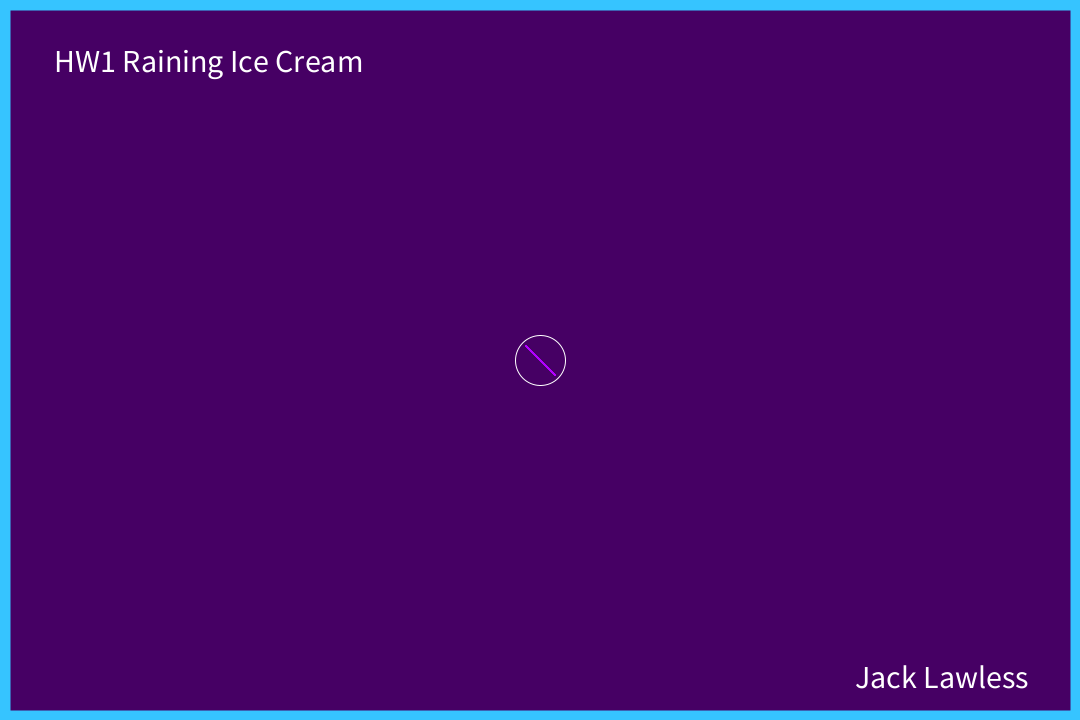
Frame 1 (no input)
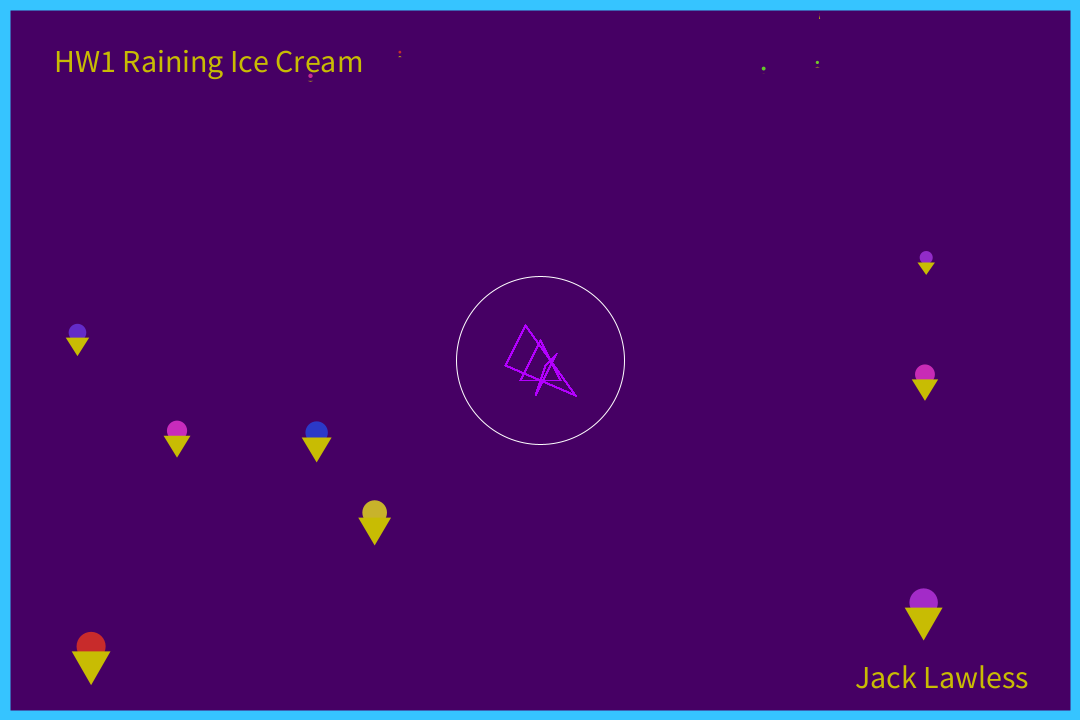
Frame 60 (the mouse pressed at the canvas centre just before this capture)
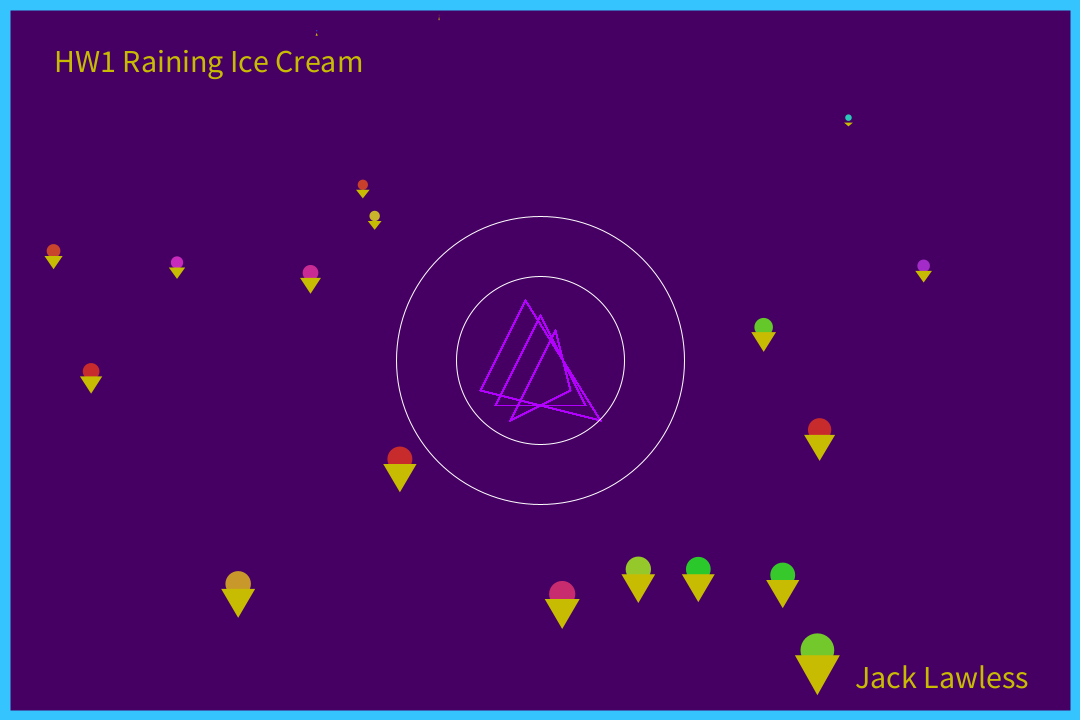
Frame 120 (the mouse held since frame 60 and released just before this capture)

The Processing sketch that drew these frames (run headless with seeded random() and noise(); from frame 60 on, the mouse is pressed at the canvas centre):

// Processing sketch: Ice_Cream_Rain
// ── Ice_Cream_Rain.pde
//Creative Coding II 8/28/2019
Drop[] drops = new Drop[25];
int dim;
float posx;
float posy;

Triangle[] triangles = new Triangle[100];
float movex;
float movey;

ArrayList<Ball> balls;
int ballWidth = 48;

void setup()
{
  colorMode(HSB);
  size(1080, 720);
  
  for (int i = 0; i < drops.length; i++){
    drops[i] = new Drop();
  }
  for(int i = 0; i < triangles.length; i++)
  {
    triangles[i] = new Triangle();
  }
  
  balls = new ArrayList<Ball>();
  
  // Start by adding one element
  balls.add(new Ball(width/2, height/2, ballWidth));
}

void draw()
{
  colorMode(HSB);
  background(200, 300, 100);
  stroke(140,200,300);
  strokeWeight(20);
  noFill();
  rect(width, height, -width, -height);
  textSize(32);
  text("Jack Lawless", width-225, height - 32);
  text("HW1 Raining Ice Cream", width*0.05, height*0.1);
  noStroke();
  for(int i = 0; i < drops.length; i++){
    drops[i].fall();
    drops[i].show();
  }
  //noFill();
  //stroke(220, 300, 250);
  //strokeWeight(6);
  //rect(0, 0, width, height);
  float r = 0;
  
  if(r>359){
  r = 0;
  }
  pushMatrix();
  translate(width/2, height/2);
  rotate(degrees(r));
  noFill();
  stroke(0);
 
  for(int i = 0; i<triangles.length; i++)
  {
   
   // triangles[i].display(160, 255, 255, movex, movey);
    triangles[i].display(200, 255, 255, -movex, -movey);

  }
  
  if(movex>width/4)
  {
    movex = 0;
    movey = 0;
  }
  movex += 5;
  movey += 5;
  r+=1;
  popMatrix();
  for (int i = balls.size()-1; i >= 0; i--) { 
    // An ArrayList doesn't know what it is storing so we have to cast the object coming out
    Ball ball = balls.get(i);
    ball.move();
    ball.display();
    if (ball.finished()) {
      // Items can be deleted with remove()
      balls.remove(i);
    }
    
  }  
 
}
void mousePressed() {
  // A new ball object is added to the ArrayList (by default to the end)
  balls.add(new Ball(mouseX, mouseY, ballWidth));
}

// ── Ball.pde
class Ball {
  
  float x;
  float y;
  float speed;
  float gravity;
  float w;
  float life = 255;
  
  Ball(float tempX, float tempY, float tempW) {
    x = tempX;
    y = tempY;
    w = tempW;
    speed = 0;
    gravity = 0.1;
  }
  
    void move() {
    // Add gravity to speed
    //speed = speed + gravity;
    // Add speed to y location
   // y = y + speed;
    // If square reaches the bottom
    // Reverse speed
    //if (y > height) {
      // Dampening
     //speed = speed * -0.8;
      //y = height;
    //}
    w += 2;
  }
  
  boolean finished() {
    // Balls fade out
    //life--;
    if (w >width) {
      return true;
    } else {
      return false;
    }
  }
  
  void display() {
    // Display the circle
    noFill();
    stroke(255);
    //stroke(0,life);
    ellipse(x,y,w,w);
  }
}  

// ── Drop.pde
// Daniel Shiffman
// http://codingtra.in
// http://patreon.com/codingtrain
// Code for: https://youtu.be/KkyIDI6rQJI

class Drop {
  float x;
  float y;
  float z;
  float len;
  float yspeed;
  float ranColor;

  Drop() {
    x  = random(width);
    y  = random(-500, -50);
    z  = random(0, 20);
    len = map(z, 0, 50, 25, 50);
    yspeed  = map(z, 0, 20, 1, 20);
    ranColor = random(0, 360);
  }

  void fall() {
    y = y + yspeed;
    float grav = map(z, 0, 10, 0, 0.02);
    yspeed = yspeed + grav;

    if (y > height) {
      y = random(-200, -100);
      yspeed = map(z, 0, 20, 4, 10);
    }
     
      
  }

  void show() {
    
    colorMode(HSB);
    noFill();
    float thick = map(z, 0, 20, 1, 3);
    noStroke();
   // strokeWeight(thick);
   // stroke(138, 43, 226);
    //line(x, y, x, y+len);
    
    fill(ranColor, 200, 200);
    circle(x, y, y/len*1.5);
    circle(x, y-(y+10), y/len/2);
    fill(40, 250, 200);
    triangle(x+(y/len), y+5, x, y+(y/len)*2, x-(y/len), y+5);
  }
}

// ── Triangle.pde
class Triangle
{
  float w;
  float hue;
  Triangle()
  {
    posx += 1;
    posy += 1;
    w = 1;
    
  }
  void display(float h, float s, float b, float posx, float posy)
  {
   
    
   stroke(h,s,b);
   strokeWeight(w);

   triangle(0,posy, -posx, -posy, posx, -posy);
   triangle(0-15,posy-15, -posx+15, -posy+15, posx-15, -posy-15);    
   triangle(0+15,posy+15, -posx-15, -posy-15, posx+15, -posy+15);

  }
}
